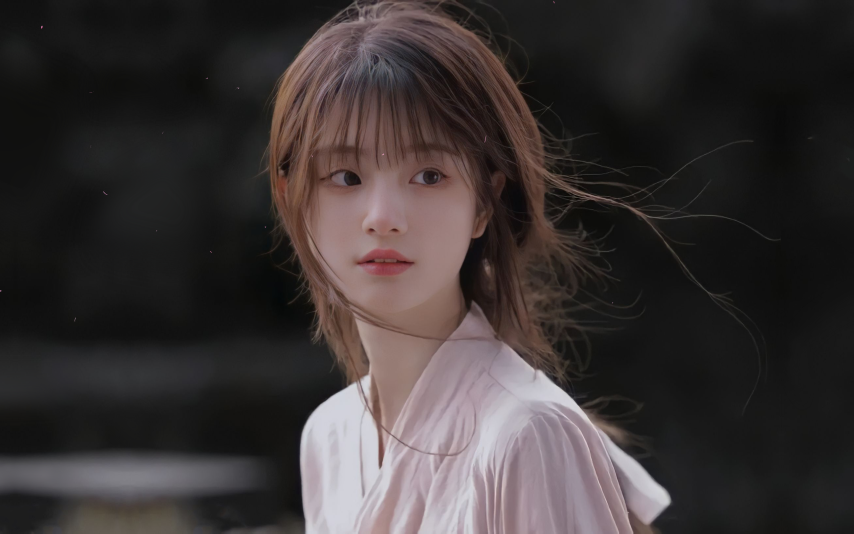
#> input picture image_to_character/input.png, 2560 x 1600 px (shown at 1/3 size)
$ python ascii_art_generator.py
#> lines starting #> are read from the running program, lines starting #| are printed output that depends on the picture
from PIL import Image


class Solution:
    def __init__(self, path, output_width=100, characters="@#$%^"):
        self.output_width = output_width
        self.characters = list(characters)
        self.image_path = path

    def image_to_character(self):
        image = Image.open(self.image_path)
#> image is the input picture: PIL image 2560x1600 RGBA; mean R, G, B, A 58.1, 52.1, 52, 255
        width, height = image.size
#> width = 2560; height = 1600
        ratio = height / width
#> ratio = 0.625
        output_height = int(self.output_width * ratio)
#> output_height = 125
        image = image.resize((self.output_width, output_height)).convert('L')
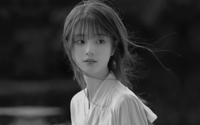
#> image: PIL image 200x125 L; min 7, max 218, mean 53.9
        pixels = image.getdata()
        gap = 256 // len(self.characters)
        output_characters = []
        n = len(self.characters)
        for pixel in pixels:
            index = pixel // gap
            if index >= n:
                n -= 1
            output_characters.append(self.characters[index])
#> this loop made 25000 passes
#> pixel on passes 1 to 3: 17, 16, 16
#> after the loop, n = 9; output_characters = 25000 items
        return output_characters

    def character_to_txt(self, output_characters):
        with open('output.txt', 'w') as f:
            for i in range(0, len(output_characters), self.output_width):
                end = i + self.output_width
                if end > len(output_characters):
                    end = len(output_characters)
                f.write(''.join(output_characters[i:end]) + '\n')
#> this loop made 125 passes
#> i on passes 2 to 13: 200, 400, 600, 800, 1000, 1200, 1400, 1600, 1800, 2000, 2200, 2400

    def run(self):
        self.character_to_txt(self.image_to_character())


if __name__ == '__main__':
    solution = Solution("input.png", 200, "qwertryty")
    solution.run()
